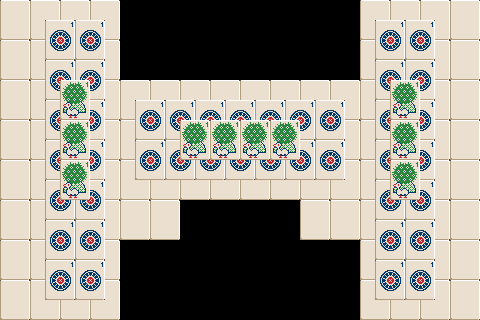

Rendered tile map (Tiled .tmx) drawn with the repository's tilesets; below, a short description and the full map source, tile grids included:
An orthogonal 32x16 tile map with 15x20 px tiles, 3 tile layers (BridgeLayer0, BridgeLayer1, BridgeLayer2), 2 hidden layers not drawn.

<map version="1.1" tiledversion="2018.09.12" orientation="orthogonal" renderorder="right-down" width="32" height="16" tilewidth="15" tileheight="20" infinite="0" nextlayerid="6" nextobjectid="1">
 <tileset firstgid="1" source="TileSet.tsx" />
 <layer id="1" name="BridgeLayer0" width="32" height="16">
  <data encoding="csv">
37,38,37,38,37,38,37,38,0,0,0,0,0,0,0,0,0,0,0,0,0,0,0,0,37,38,37,38,37,38,37,38,
55,56,55,56,55,56,55,56,0,0,0,0,0,0,0,0,0,0,0,0,0,0,0,0,55,56,55,56,55,56,55,56,
37,38,37,38,37,38,37,38,0,0,0,0,0,0,0,0,0,0,0,0,0,0,0,0,37,38,37,38,37,38,37,38,
55,56,55,56,55,56,55,56,0,0,0,0,0,0,0,0,0,0,0,0,0,0,0,0,55,56,55,56,55,56,55,56,
37,38,37,38,37,38,37,38,37,38,37,38,37,38,37,38,37,38,37,38,37,38,37,38,37,38,37,38,37,38,37,38,
55,56,55,56,55,56,55,56,55,56,55,56,55,56,55,56,55,56,55,56,55,56,55,56,55,56,55,56,55,56,55,56,
37,38,37,38,37,38,37,38,37,38,37,38,37,38,37,38,37,38,37,38,37,38,37,38,37,38,37,38,37,38,37,38,
55,56,55,56,55,56,55,56,55,56,55,56,55,56,55,56,55,56,55,56,55,56,55,56,55,56,55,56,55,56,55,56,
37,38,37,38,37,38,37,38,37,38,37,38,37,38,37,38,37,38,37,38,37,38,37,38,37,38,37,38,37,38,37,38,
55,56,55,56,55,56,55,56,55,56,55,56,55,56,55,56,55,56,55,56,55,56,55,56,55,56,55,56,55,56,55,56,
37,38,37,38,37,38,37,38,37,38,37,38,0,0,0,0,0,0,0,0,37,38,37,38,37,38,37,38,37,38,37,38,
55,56,55,56,55,56,55,56,55,56,55,56,0,0,0,0,0,0,0,0,55,56,55,56,55,56,55,56,55,56,55,56,
37,38,37,38,37,38,37,38,0,0,0,0,0,0,0,0,0,0,0,0,0,0,0,0,37,38,37,38,37,38,37,38,
55,56,55,56,55,56,55,56,0,0,0,0,0,0,0,0,0,0,0,0,0,0,0,0,55,56,55,56,55,56,55,56,
37,38,37,38,37,38,37,38,0,0,0,0,0,0,0,0,0,0,0,0,0,0,0,0,37,38,37,38,37,38,37,38,
55,56,55,56,55,56,55,56,0,0,0,0,0,0,0,0,0,0,0,0,0,0,0,0,55,56,55,56,55,56,55,56
</data>
 </layer>
 <layer id="2" name="BridgeLayer1" width="32" height="16" locked="1">
  <data encoding="csv">
0,0,0,0,0,0,0,0,0,0,0,0,0,0,0,0,0,0,0,0,0,0,0,0,0,0,0,0,0,0,0,0,
0,0,0,73,74,73,74,0,0,0,0,0,0,0,0,0,0,0,0,0,0,0,0,0,0,73,74,73,74,0,0,0,
0,0,0,91,92,91,92,0,0,0,0,0,0,0,0,0,0,0,0,0,0,0,0,0,0,91,92,91,92,0,0,0,
0,0,0,73,74,73,74,0,0,0,0,0,0,0,0,0,0,0,0,0,0,0,0,0,0,73,74,73,74,0,0,0,
0,0,0,91,92,91,92,0,0,0,0,0,0,0,0,0,0,0,0,0,0,0,0,0,0,91,92,91,92,0,0,0,
0,0,0,73,74,73,74,0,0,73,74,73,74,73,74,73,74,73,74,73,74,73,74,0,0,73,74,73,74,0,0,0,
0,0,0,91,92,91,92,0,0,91,92,91,92,91,92,91,92,91,92,91,92,91,92,0,0,91,92,91,92,0,0,0,
0,0,0,73,74,73,74,0,0,73,74,73,74,73,74,73,74,73,74,73,74,73,74,0,0,73,74,73,74,0,0,0,
0,0,0,91,92,91,92,0,0,91,92,91,92,91,92,91,92,91,92,91,92,91,92,0,0,91,92,91,92,0,0,0,
0,0,0,73,74,73,74,0,0,0,0,0,0,0,0,0,0,0,0,0,0,0,0,0,0,73,74,73,74,0,0,0,
0,0,0,91,92,91,92,0,0,0,0,0,0,0,0,0,0,0,0,0,0,0,0,0,0,91,92,91,92,0,0,0,
0,0,0,73,74,73,74,0,0,0,0,0,0,0,0,0,0,0,0,0,0,0,0,0,0,73,74,73,74,0,0,0,
0,0,0,91,92,91,92,0,0,0,0,0,0,0,0,0,0,0,0,0,0,0,0,0,0,91,92,91,92,0,0,0,
0,0,0,73,74,73,74,0,0,0,0,0,0,0,0,0,0,0,0,0,0,0,0,0,0,73,74,73,74,0,0,0,
0,0,0,91,92,91,92,0,0,0,0,0,0,0,0,0,0,0,0,0,0,0,0,0,0,91,92,91,92,0,0,0,
0,0,0,0,0,0,0,0,0,0,0,0,0,0,0,0,0,0,0,0,0,0,0,0,0,0,0,0,0,0,0,0
</data>
 </layer>
 <layer id="3" name="BridgeLayer2" width="32" height="16" locked="1">
  <data encoding="csv">
0,0,0,0,0,0,0,0,0,0,0,0,0,0,0,0,0,0,0,0,0,0,0,0,0,0,0,0,0,0,0,0,
0,0,0,0,0,0,0,0,0,0,0,0,0,0,0,0,0,0,0,0,0,0,0,0,0,0,0,0,0,0,0,0,
0,0,0,0,0,0,0,0,0,0,0,0,0,0,0,0,0,0,0,0,0,0,0,0,0,0,0,0,0,0,0,0,
0,0,0,0,0,0,0,0,0,0,0,0,0,0,0,0,0,0,0,0,0,0,0,0,0,0,0,0,0,0,0,0,
0,0,0,0,109,110,0,0,0,0,0,0,0,0,0,0,0,0,0,0,0,0,0,0,0,0,109,110,0,0,0,0,
0,0,0,0,127,128,0,0,0,0,0,0,0,0,0,0,0,0,0,0,0,0,0,0,0,0,127,128,0,0,0,0,
0,0,0,0,109,110,0,0,0,0,0,0,109,110,109,110,109,110,109,110,0,0,0,0,0,0,109,110,0,0,0,0,
0,0,0,0,127,128,0,0,0,0,0,0,127,128,127,128,127,128,127,128,0,0,0,0,0,0,127,128,0,0,0,0,
0,0,0,0,109,110,0,0,0,0,0,0,0,0,0,0,0,0,0,0,0,0,0,0,0,0,109,110,0,0,0,0,
0,0,0,0,127,128,0,0,0,0,0,0,0,0,0,0,0,0,0,0,0,0,0,0,0,0,127,128,0,0,0,0,
0,0,0,0,0,0,0,0,0,0,0,0,0,0,0,0,0,0,0,0,0,0,0,0,0,0,0,0,0,0,0,0,
0,0,0,0,0,0,0,0,0,0,0,0,0,0,0,0,0,0,0,0,0,0,0,0,0,0,0,0,0,0,0,0,
0,0,0,0,0,0,0,0,0,0,0,0,0,0,0,0,0,0,0,0,0,0,0,0,0,0,0,0,0,0,0,0,
0,0,0,0,0,0,0,0,0,0,0,0,0,0,0,0,0,0,0,0,0,0,0,0,0,0,0,0,0,0,0,0,
0,0,0,0,0,0,0,0,0,0,0,0,0,0,0,0,0,0,0,0,0,0,0,0,0,0,0,0,0,0,0,0,
0,0,0,0,0,0,0,0,0,0,0,0,0,0,0,0,0,0,0,0,0,0,0,0,0,0,0,0,0,0,0,0
</data>
 </layer>
 <layer id="4" name="BridgeLayer3" width="32" height="16" visible="0" locked="1">
  <data encoding="csv">
0,0,0,0,0,0,0,0,0,0,0,0,0,0,0,0,0,0,0,0,0,0,0,0,0,0,0,0,0,0,0,0,
0,0,0,0,0,0,0,0,0,0,0,0,0,0,0,0,0,0,0,0,0,0,0,0,0,0,0,0,0,0,0,0,
0,0,0,0,0,0,0,0,0,0,0,0,0,0,0,0,0,0,0,0,0,0,0,0,0,0,0,0,0,0,0,0,
0,0,0,0,0,0,0,0,0,0,0,0,0,0,0,0,0,0,0,0,0,0,0,0,0,0,0,0,0,0,0,0,
0,0,0,0,0,0,0,0,0,0,0,0,0,0,0,0,0,0,0,0,0,0,0,0,0,0,0,0,0,0,0,0,
0,0,0,0,0,0,0,0,0,0,0,0,0,0,0,0,0,0,0,0,0,0,0,0,0,0,0,0,0,0,0,0,
0,0,0,0,0,0,0,0,0,0,0,0,0,0,0,0,0,0,0,0,0,0,0,0,0,0,0,0,0,0,0,0,
0,0,0,0,0,0,0,0,0,0,0,0,0,0,0,0,0,0,0,0,0,0,0,0,0,0,0,0,0,0,0,0,
0,0,0,0,0,0,0,0,0,0,0,0,0,0,0,0,0,0,0,0,0,0,0,0,0,0,0,0,0,0,0,0,
0,0,0,0,0,0,0,0,0,0,0,0,0,0,0,0,0,0,0,0,0,0,0,0,0,0,0,0,0,0,0,0,
0,0,0,0,0,0,0,0,0,0,0,0,0,0,0,0,0,0,0,0,0,0,0,0,0,0,0,0,0,0,0,0,
0,0,0,0,0,0,0,0,0,0,0,0,0,0,0,0,0,0,0,0,0,0,0,0,0,0,0,0,0,0,0,0,
0,0,0,0,0,0,0,0,0,0,0,0,0,0,0,0,0,0,0,0,0,0,0,0,0,0,0,0,0,0,0,0,
0,0,0,0,0,0,0,0,0,0,0,0,0,0,0,0,0,0,0,0,0,0,0,0,0,0,0,0,0,0,0,0,
0,0,0,0,0,0,0,0,0,0,0,0,0,0,0,0,0,0,0,0,0,0,0,0,0,0,0,0,0,0,0,0,
0,0,0,0,0,0,0,0,0,0,0,0,0,0,0,0,0,0,0,0,0,0,0,0,0,0,0,0,0,0,0,0
</data>
 </layer>
 <layer id="5" name="BridgeLayer4" width="32" height="16" visible="0" locked="1">
  <data encoding="csv">
0,0,0,0,0,0,0,0,0,0,0,0,0,0,0,0,0,0,0,0,0,0,0,0,0,0,0,0,0,0,0,0,
0,0,0,0,0,0,0,0,0,0,0,0,0,0,0,0,0,0,0,0,0,0,0,0,0,0,0,0,0,0,0,0,
0,0,0,0,0,0,0,0,0,0,0,0,0,0,0,0,0,0,0,0,0,0,0,0,0,0,0,0,0,0,0,0,
0,0,0,0,0,0,0,0,0,0,0,0,0,0,0,0,0,0,0,0,0,0,0,0,0,0,0,0,0,0,0,0,
0,0,0,0,0,0,0,0,0,0,0,0,0,0,0,0,0,0,0,0,0,0,0,0,0,0,0,0,0,0,0,0,
0,0,0,0,0,0,0,0,0,0,0,0,0,0,0,0,0,0,0,0,0,0,0,0,0,0,0,0,0,0,0,0,
0,0,0,0,0,0,0,0,0,0,0,0,0,0,0,0,0,0,0,0,0,0,0,0,0,0,0,0,0,0,0,0,
0,0,0,0,0,0,0,0,0,0,0,0,0,0,0,0,0,0,0,0,0,0,0,0,0,0,0,0,0,0,0,0,
0,0,0,0,0,0,0,0,0,0,0,0,0,0,0,0,0,0,0,0,0,0,0,0,0,0,0,0,0,0,0,0,
0,0,0,0,0,0,0,0,0,0,0,0,0,0,0,0,0,0,0,0,0,0,0,0,0,0,0,0,0,0,0,0,
0,0,0,0,0,0,0,0,0,0,0,0,0,0,0,0,0,0,0,0,0,0,0,0,0,0,0,0,0,0,0,0,
0,0,0,0,0,0,0,0,0,0,0,0,0,0,0,0,0,0,0,0,0,0,0,0,0,0,0,0,0,0,0,0,
0,0,0,0,0,0,0,0,0,0,0,0,0,0,0,0,0,0,0,0,0,0,0,0,0,0,0,0,0,0,0,0,
0,0,0,0,0,0,0,0,0,0,0,0,0,0,0,0,0,0,0,0,0,0,0,0,0,0,0,0,0,0,0,0,
0,0,0,0,0,0,0,0,0,0,0,0,0,0,0,0,0,0,0,0,0,0,0,0,0,0,0,0,0,0,0,0,
0,0,0,0,0,0,0,0,0,0,0,0,0,0,0,0,0,0,0,0,0,0,0,0,0,0,0,0,0,0,0,0
</data>
 </layer>
</map>
